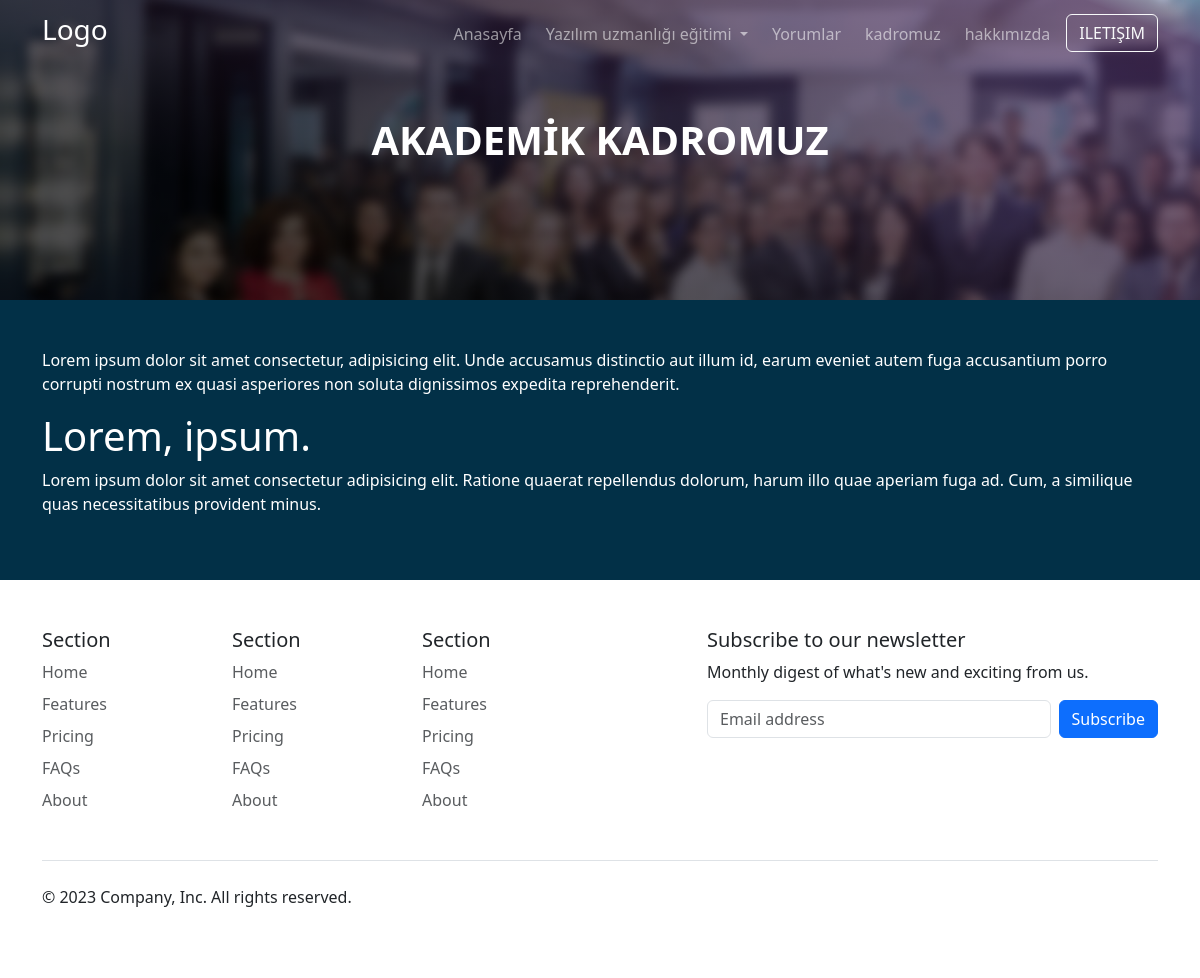
The page /kadromuz/ on the database as committed earlier.
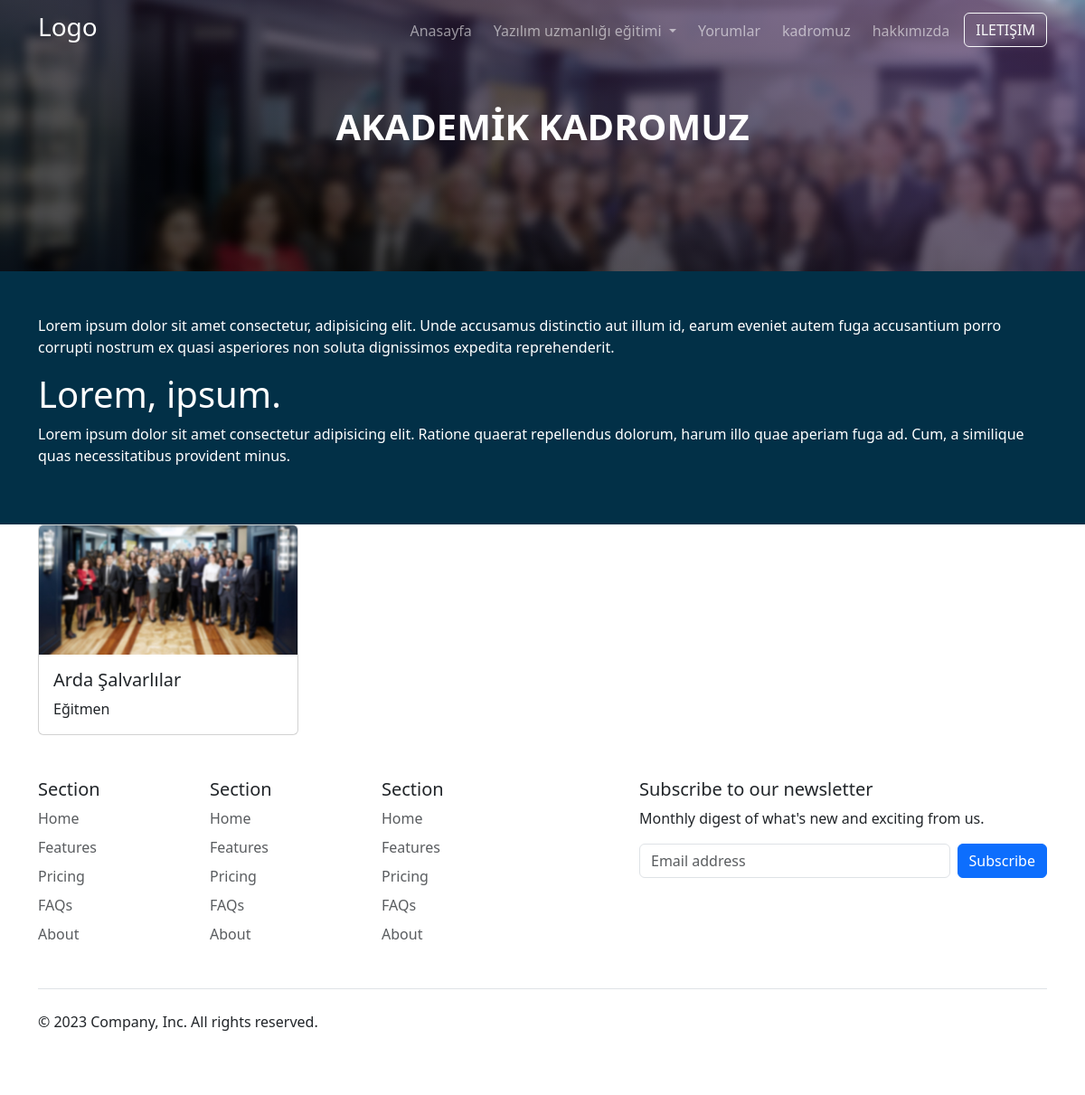
The same page on the database as committed later.
### kadro/models.py (models this page shows, shortened)
class Kadro(models.Model):
  full_name = models.CharField(max_length=100)
  image_url = models.ImageField(upload_to='persomal-picture')
  category = models.ManyToManyField(Category)

class Category(models.Model):
  title = models.CharField(max_length=50)

### pages/views.py (the view)
# urls.py: path('kadromuz/', kadromuz, name='kadromuzPage')
def kadromuz(request):
  personel = Kadro.objects.all()
  return render(request, 'kadromuz.html',{
    'personel': personel
  })

### pages/templates/kadromuz.html (shortened to what this page needs)
{% extends "core/base.html" %}
{% load static %}
{% block content %}
<div id="kadromuzContent" class='py-5'>
  <div class="explain-div">
    <div class="container">
      <p class='text-white'>Lorem ipsum dolor sit amet consectetur, adipisicing elit. Unde accusamus distinctio aut illum id, earum eveniet autem fuga accusantium porro corrupti nostrum ex quasi asperiores non soluta dignissimos expedita reprehenderit.</p>
      <h2 class='fs-1 text-white'>Lorem, ipsum.</h2>
      <p class='text-white'>Lorem ipsum dolor sit amet consectetur adipisicing elit. Ratione quaerat repellendus dolorum, harum illo quae aperiam fuga ad. Cum, a similique quas necessitatibus provident minus.</p>
    </div>
  </div>
</div>
<section id='kadro'>
  <div class="container">
    <div class="row">
      {% for calisan in personel %}
      <div class="col-lg-4 col-sm-6">
        {% include "partials/_personel.html" %}
      </div>
      {% endfor %}
    </div>
  </div>
</section>
{% endblock content %}

### templates/partials/_personel.html
<div class="card" style="width: 18rem;">
    <img src="{{calisan.image_url.url}}" class="card-img-top" alt="...">
    <div class="card-body">
      <h5 class="card-title">{{calisan.full_name}}</h5>
      {% for cat in calisan.category.all %}
        <p class='card-text'>{{cat.title}}</p>
      {% endfor %}
    </div>
</div>

Rows that differ between the two databases and show on the page:
added Kadro: image_url (picture), full_name "Arda Şalvarlılar"
added Category: title "Eğitmen"
